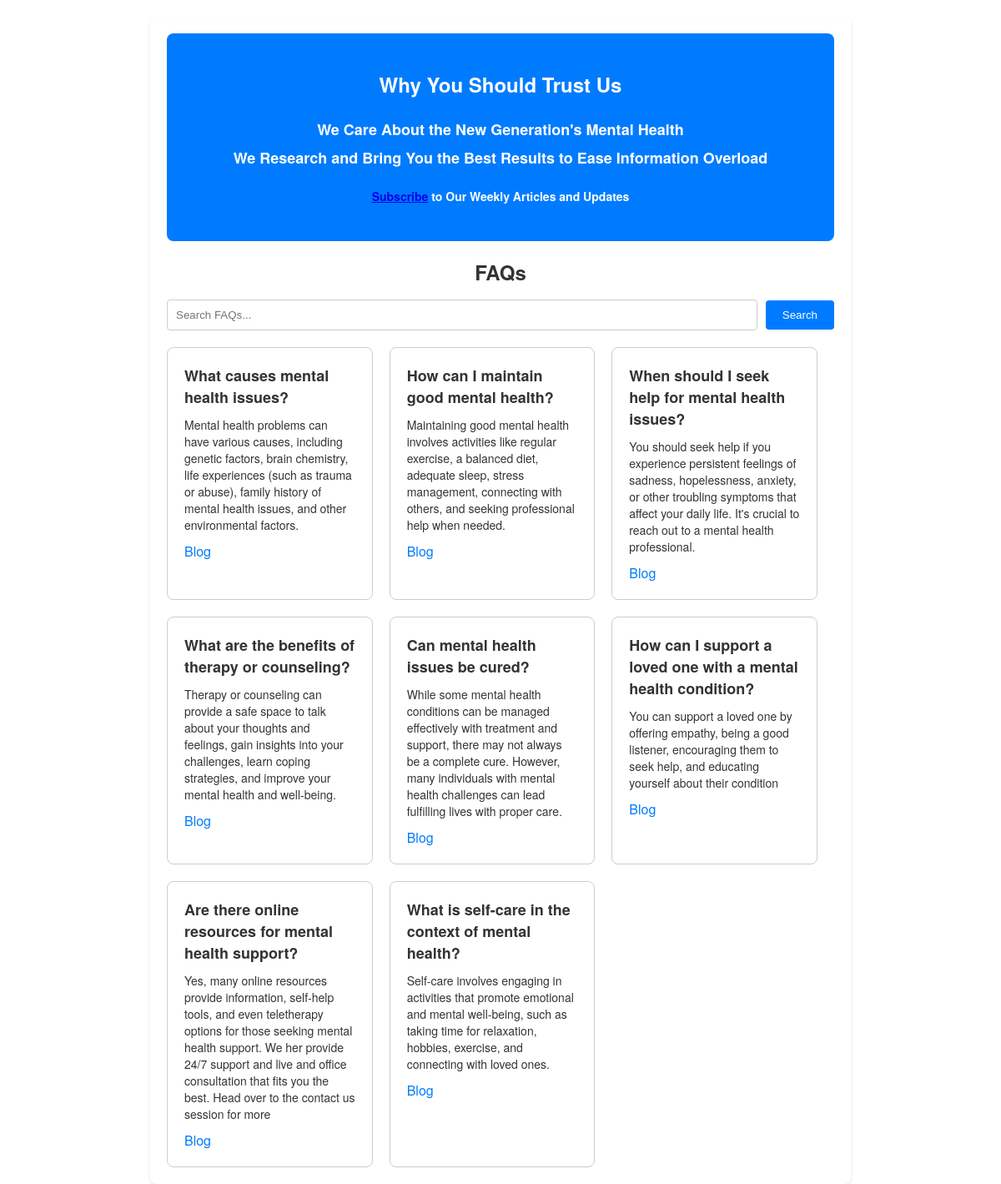
Before: /Mentalhealth/ with the older database file.
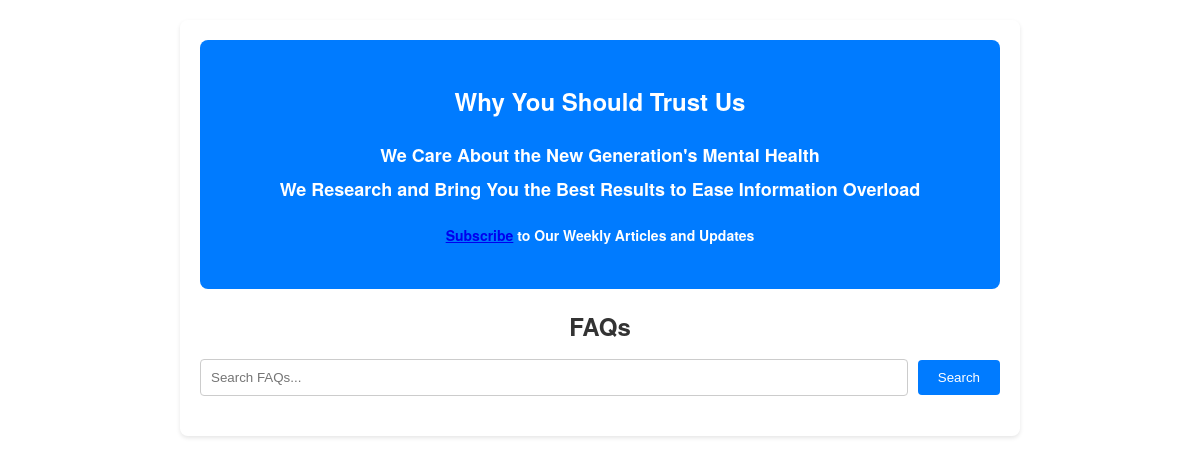
After: the same page with the newer database file.
### myapp/models.py (models this page shows)
class FAQ(models.Model):
    question = models.CharField(max_length=255)
    answer = models.TextField()
    blog_url = models.URLField()

### myapp/views.py (the view)
# urls.py: path('Mentalhealth/', views.MentalHealth, name='Mentalhealth'),
def MentalHealth(request):
    faqs = FAQ.objects.all()
    return render(request, 'MentalHealth.html', {'faqs': faqs})

### templates/MentalHealth.html (shortened to what this page needs)
<!DOCTYPE html>
<html>
<head>
    {% load static %}
    <link rel="stylesheet" type="text/css" href="{% static 'css/MentalHealth.css' %}">
</head>
<body>
    <div class="container">
        <div class="brand">
            <h3>Why You Should Trust Us</h3>
            <h4>We Care About the New Generation's Mental Health</h4>
            <h4>We Research and Bring You the Best Results to Ease Information Overload</h4>
            <h5><a href="#">Subscribe</a> to Our Weekly Articles and Updates</h5>
        </div>
        <h1>FAQs</h1>
        <div class="search">
            <input type="text" id="search" placeholder="Search FAQs...">
            <button id="search-button">Search</button>
        </div>
        <div class="faq-cards">
            {% for faq in faqs %}
                <div class="faq-card" data-blog-url="{{ faq.blog_url }}">
                    <h3>{{ faq.question }}</h3>
                    <p class="answer">{{ faq.answer }}</p>
                    <a class="website-link" href="{{ faq.blog_url }}" target="_blank">Blog</a>
                </div>
            {% endfor %}
        </div>
    </div>
</body>
</html>

### myapp/static/css/MentalHealth.css (style rules this page uses)
body { font-family: 'Helvetica Neue', Helvetica, Arial, sans-serif; background: url("https://wallpapers.com/images/hd/ultrawide-sea-vcv1ah7q0yylw2uw.webp") no-repeat fixed; background-size: cover; margin: 0; padding: 0; color: #333; }
.container { max-width: 800px; margin: 0 auto; background-color: #ffffff4d; box-shadow: 0 2px 4px rgba(0, 0, 0, 0.1); border-radius: 8px; padding: 20px; margin-top: 20px; }
.brand { text-align: center; padding: 20px; background-color: #007BFF; border-radius: 8px; color: #fff; }
.brand h3 { font-size: 24px; }
.brand h4 { font-size: 18px; margin: 8px 0; }
.brand h5 { font-size: 14px; }
h1 { text-align: center; font-size: 24px; margin-top: 20px; }
.search { display: flex; align-items: center; margin-bottom: 20px; }
input[type="text"] { flex: 1; padding: 10px; border: 1px solid #ccc; border-radius: 4px; }
#search-button { background-color: #007BFF; color: #fff; border: none; border-radius: 4px; padding: 10px 20px; cursor: pointer; margin-left: 10px; }

Changed rows visible on the page:
removed FAQ: question "What causes mental health issues?", answer "Mental health problems can have various causes, including genetic factors, brain chemistry, life experiences (such as trauma or abuse), family history of mental health issues, and other environmental factors."
removed FAQ: question "How can I maintain good mental health?", answer "Maintaining good mental health involves activities like regular exercise, a balanced diet, adequate sleep, stress management, connecting with others, and seeking professional help when needed."
removed FAQ: question "When should I seek help for mental health issues?", answer "You should seek help if you experience persistent feelings of sadness, hopelessness, anxiety, or other troubling symptoms that affect your daily life. It's crucial to reach out to a mental health professional."
removed FAQ: question "What are the benefits of therapy or counseling?", answer "Therapy or counseling can provide a safe space to talk about your thoughts and feelings, gain insights into your challenges, learn coping strategies, and improve your mental health and well-being."
removed FAQ: question "Can mental health issues be cured?", answer "While some mental health conditions can be managed effectively with treatment and support, there may not always be a complete cure. However, many individuals with mental health challenges can lead fulfilling lives with proper care."
removed FAQ: question "How can I support a loved one with a mental health condition?", answer "You can support a loved one by offering empathy, being a good listener, encouraging them to seek help, and educating yourself about their condition"
removed FAQ: question "Are there online resources for mental health support?", answer "Yes, many online resources provide information, self-help tools, and even teletherapy options for those seeking mental health support. We her provide 24/7 support and live and office consultation that fits you the best. Head over to the contact us session for more"
removed FAQ: question "What is self-care in the context of mental health?", answer "Self-care involves engaging in activities that promote emotional and mental well-being, such as taking time for relaxation, hobbies, exercise, and connecting with loved ones."
